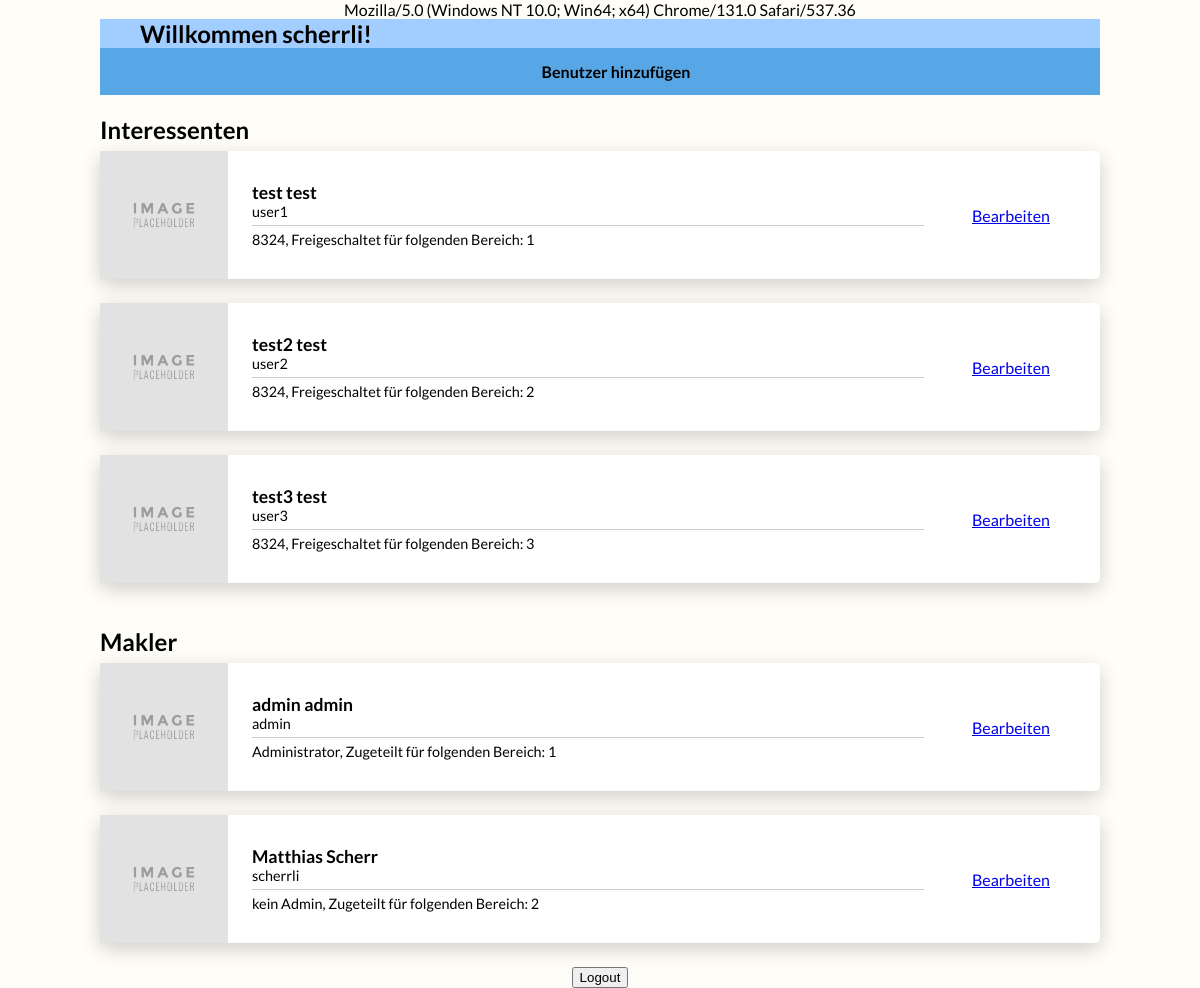
Page /LAP/home-admin.php (signed in) on the committed database.
### tables this page shows
CREATE TABLE `interessenten` (
  `ID` int(11) NOT NULL,
  `Vorname` varchar(100) NOT NULL,
  `Nachname` varchar(100) NOT NULL,
  `PLZ` varchar(6) NOT NULL,
  `Benutzername` varchar(100) NOT NULL,
  `Passwort` varchar(255) NOT NULL,
  `Anmeldezeit` datetime DEFAULT NULL,
  `Bereich_ID` int(11) NOT NULL
);

CREATE TABLE `makler` (
  `ID` int(11) NOT NULL,
  `Vorname` varchar(100) NOT NULL,
  `Nachname` varchar(100) NOT NULL,
  `Benutzername` varchar(100) NOT NULL,
  `Passwort` varchar(255) NOT NULL,
  `Admin-Rechte` tinyint(1) NOT NULL DEFAULT '0',
  `Bereich_ID` int(11) NOT NULL
);

### LAP/home-admin.php (the view, shortened to what this page needs)
<!DOCTYPE html>
<html>
<head>
    <link rel="stylesheet" type="text/css" media="screen" href="styles/home-admin.css" />
</head>
<body>
    <section class="top">
        <h1>Willkommen <?php echo $_SESSION['session_user'] ?>!</h1>
    </section>
    <header>
        <nav>
            <ul>
                <li><a href="registerUser.php">Benutzer hinzufügen</a></li>
            </ul>
        </nav>
    </header>
    <section class="content">
        <h2>Interessenten</h2>
         <?php
            $sql = "SELECT * FROM interessenten";
            $result = mysqli_query($connection, $sql);
            while($row = $result->fetch_assoc())
            {
        ?>
        <div class="card">
            <div class="image"></div>
            <div class="description">
                <h3><?php echo $row['Vorname'] . " " . $row['Nachname']?></h3>
                <p><?php echo $row['Benutzername'] ?></p>
                <div class="line"></div>
                <p><?php echo $row['PLZ'] . ", Freigeschaltet für folgenden Bereich: " . $row['Bereich_ID'] ?></p>
            </div>
            <div class="end">
                <a href="#">Bearbeiten</a>
            </div>
        </div>
        <?php
            }
        ?>
    </section>
    <section class="content2">
        <h2>Makler</h2>
         <?php
            $sql2 = "SELECT * FROM makler";
            $result2 = mysqli_query($connection, $sql2);
            while($row2 = $result2->fetch_assoc())
            {
        ?>
        <div class="card">
            <div class="image"></div>
            <div class="description">
                <h3><?php echo $row2['Vorname'] . " " . $row2['Nachname']?></h3>
                <p><?php echo $row2['Benutzername'] ?></p>
                <div class="line"></div>
                <p><?php
                        if($row2['Admin-Rechte'] == 1)
                        {
                            echo "Administrator" . ", Zugeteilt für folgenden Bereich: " . $row2['Bereich_ID'];
                        }
                        else
                        {
                            echo "kein Admin" . ", Zugeteilt für folgenden Bereich: " . $row2['Bereich_ID'];
                        }
                    ?>
                </p>
            </div>
            <div class="end">
                <a href="#">Bearbeiten</a>
            </div>
        </div>
        <?php
            }
        ?>
    </section>
    <form action="scripts/logout.php" method="POST">
        <input type="submit" name="logout" value="Logout" />
    </form>
</body>
</html>

### LAP/styles/home-admin.css (style rules this page uses)
html, body { margin: 0 auto; padding: 0; font-family: 'Lato', sans-serif; background-color: #fffdf7; }
body { display: flex; flex-direction: column; justify-content: top; align-items: center; height: 100%; width: 1000px; }
section.top { justify-self: center; height: 90px; align-self: center; background-color: #a2cdff; width: calc(100% - 5em); padding: 0 2.5em; display: flex; flex-direction: column; justify-content: center; }
nav, header { width: 100%; background-color: #333; }
ul { list-style-type: none; margin: 0; padding: 0; overflow: hidden; background-color: rgba(89, 173, 241, 0.95); width: 100%; }
li { float: left; width: 100%; }
li a { display: block; color: #000; text-align: center; padding: 14px 16px; text-decoration: none; width: 100%; font-weight: bold; }
h1 { padding: 0; margin: 0; }
.card { background-color: #fff; border-radius: 5px; box-shadow: 0 6px 20px 0 rgba(0, 0, 0, 0.19); width: 1000px; display: grid; grid-template-columns: 128px auto 128px; grid-template-rows: 128px; grid-template-areas: 'thumnail description end'; margin-bottom: 1.5em; }
.image { grid-area: thumnail; background-image: url('../imgs/placeholder.jpg'); background-repeat: no-repeat; background-size: cover; }
.description { grid-area: description; display: flex; flex-direction: column; justify-content: center; padding-left: 1.5em; }
h2 { margin-bottom: 0.3em; font-size: 1.5rem; font-weight: bolder; }
h3 { margin: 0; padding: 0; font-size: 1.1rem; font-weight: 600; }
p { padding: 0; margin: 0; font-size: 0.9rem; font-weight: 500; }
.end { grid-area: end; display: flex; flex-direction: column; justify-content: center; }
.line { background-color: rgba(0, 0, 0, 0.19); height: 1px; margin-right: 3em; margin: 0.3em 3em 0.3em 0; }

### rows in the picture
interessenten: Vorname "test", Nachname "test", Benutzername "user1", PLZ "8324", Bereich_ID "1"
interessenten: Vorname "test2", Nachname "test", Benutzername "user2", PLZ "8324", Bereich_ID "2"
interessenten: Vorname "test3", Nachname "test", Benutzername "user3", PLZ "8324", Bereich_ID "3"
makler: Vorname "admin", Nachname "admin", Benutzername "admin", Bereich_ID "1"
makler: Vorname "Matthias", Nachname "Scherr", Benutzername "scherrli", Bereich_ID "2"

### other values in the picture
$_SESSION['session_user'] "scherrli"
